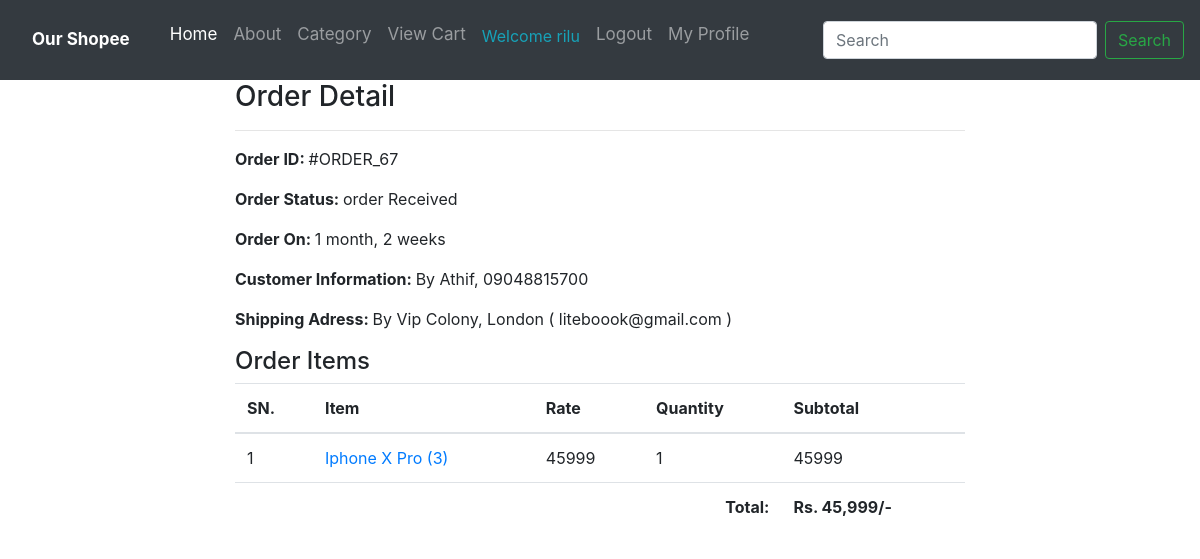
Screenshot of /profile/order-67/ (signed in) with the database file from the repository.
### Core/models.py (models this page shows, shortened)
class Order(models.Model):
    cart = models.ForeignKey(Cart, on_delete=models.CASCADE)
    ordered_by = models.CharField(max_length=200)
    shipping_address = models.CharField(max_length=200)
    mobile = models.CharField(max_length=200)
    email = models.EmailField(null=True, blank=True)
    subtotal = models.PositiveIntegerField()
    discount = models.PositiveIntegerField()
    total = models.PositiveIntegerField()
    order_status = models.CharField(max_length=50, choices=ORDER_STATUS)
    created_at = models.DateTimeField(auto_now_add=True)
    payment_method = models.CharField(max_length=20, choices=METHOD, default="Khalti")
    payment_completed = models.BooleanField(default=False, null=True, blank=True)

class CartProduct(models.Model):
    cart = models.ForeignKey(Cart, on_delete=models.CASCADE)
    product = models.ForeignKey(Product, on_delete=models.CASCADE)
    rate = models.PositiveIntegerField()
    quantity = models.PositiveIntegerField()
    subtotal = models.PositiveIntegerField()

class Product(models.Model):
    title = models.CharField(max_length=200)
    slug = models.SlugField(unique=True)
    category = models.ForeignKey(Category, on_delete=models.CASCADE)
    image = models.ImageField(upload_to='products')
    marked_price = models.PositiveIntegerField()
    selling_price = models.PositiveIntegerField()
    description = models.TextField()
    warranty = models.CharField(max_length=200, null=True, blank=True)
    return_Policy = models.CharField(max_length=200, null=True, blank=True)
    view_count = models.PositiveIntegerField(default=0)

### Core/views.py (the view)
# urls.py: path('profile/order-<int:pk>/', CustomerOrderDetailView.as_view(), name='customerorderdetail'),
class CustomerOrderDetailView(DetailView):
    template_name = 'customerorderdeatil.html'
    model = Order
    context_object_name = 'ord_obj'
    def dispatch(self, request, *args, **kwargs):
        if request.user.is_authenticated and Customer.objects.filter(user=request.user).exists():
            order_id = self.kwargs['pk']
            order = Order.objects.get(id=order_id)
            if request.user.customer != order.cart.customer:
                return redirect("Core:customerprofile")
        else:
            return redirect("/login/?next=/profile/")
        return super().dispatch(request, *args, **kwargs)

### templates/customerorderdeatil.html (shortened to what this page needs)
{% extends 'base.html' %}
{% load humanize %}
{% block content %}
<div class="container">
    <div class="row">
        <div class="col-md-8 mx-auto">
            <h3>Order Detail</h3><hr>
            <p><span class="font-weight-bold">Order ID: </span> #ORDER_{{ord_obj.id}}</p>
            <p><span class="font-weight-bold">Order Status: </span>{{ord_obj.order_status}}</p>
            <p><span class="font-weight-bold">Order On: </span>{{ord_obj.created_at|timesince}}</p>
            <p><span class="font-weight-bold">Customer Information: </span>By {{ord_obj.ordered_by}}, {{ord_obj.mobile}}</p>
            <p><span class="font-weight-bold">Shipping Adress: </span>By {{ord_obj.shipping_address}} ( {{ord_obj.email}} )</p>
            <h4>Order Items</h4>
            <table class="table">
                <thead>
                    <tr>
                        <th>SN.</th>
                        <th>Item</th>
                        <th>Rate</th>
                        <th>Quantity</th>
                        <th>Subtotal</th>
                    </tr>
                </thead>
                <tbody>
                    {% for cp in ord_obj.cart.cartproduct_set.all %}
                    <tr>
                        <td>{{forloop.counter}}</td>
                        <td><a target="blank" href="{% url 'Core:product' cp.product.slug %}">{{cp.product.title}} ({{cp.product.id}})</a></td>
                        <td>{{cp.rate}}</td>
                        <td>{{cp.quantity}}</td>
                        <td>{{cp.subtotal}}</td>
                    </tr>
                    {% endfor %}
                    <tr>
                        <th colspan="4" class="text-right">Total: </th>
                        <th>Rs. {{ord_obj.total|intcomma}}/-</th>
                    </tr>
                </tbody>
            </table>
        </div>
    </div>
</div>
{% endblock %}

### templates/base.html (shortened to what this page needs)
<!DOCTYPE html>
<html lang="en">
<head>
  <link rel="stylesheet" href="https://cdn.jsdelivr.net/npm/bootstrap@4.5.3/dist/css/bootstrap.min.css">
</head>
<body>
    <nav class="navbar navbar-expand-lg navbar-dark bg-dark" >
        <a class="navbar-brand" href="{% url 'Core:home' %}"><strong>Our Shopee</strong></a>
        <div class="collapse navbar-collapse" id="navbarSupportedContent">
          <ul class="navbar-nav mr-auto">
            <li class="nav-item active">
              <a class="nav-link" href="{% url 'Core:home' %}">Home <span class="sr-only">(current)</span></a>
            </li>
            <li class="nav-item">
              <a class="nav-link" href="{% url 'Core:about' %}">About</a>
            </li>
            <li class="nav-item">
                <a class="nav-link" href="{% url 'Core:category' %}">Category</a>
              </li>
              <li class="nav-item">
                <a class="nav-link" href="{% url 'Core:mycart' %}">View Cart</a>
              </li>
              <li class="nav-item">
                <p class="nav-link text-info mt-2">
                  {% if request.user.customer %}
                  Welcome {{ request.user.username }}
                  <li class="nav-item">
                    <a class="nav-link" href="{% url 'Core:customerlogout' %}">Logout</a>
                  </li>
                  <li class="nav-item ">
                    <a class="nav-link" href="{% url 'Core:customerprofile' %}">My Profile</a>
                  </li>
              {% endif %}
          </ul>
          <form action="{% url 'Core:search' %}" class="form-inline my-2 my-lg-0" method="GET">
            <input class="form-control mr-sm-2" name="keyword" type="search" placeholder="Search" aria-label="Search">
            <button class="btn btn-outline-success my-2 my-sm-0" type="submit">Search</button>
          </form>
        </div>
      </nav>
    {% block content %}
    {% endblock %}
</body>
</html>

### templates/base.html (style rules this page uses)
.navbar { overflow: hidden; background-color: #333; top: 0; width: 100%; }
.navbar a { float: left; display: block; color: #f2f2f2; text-align: center; padding: 14px 16px; text-decoration: none; font-size: 17px; }

### rows the page displays
Order: id "67", order_status "order Received", created_at "1 month, 2 weeks", ordered_by "Athif", mobile "09048815700", shipping_address "Vip Colony, London", email "liteboook@gmail.com", total "45,999"
CartProduct: product "Iphone X Pro", product.id "3", rate "45999", quantity "1", subtotal "45999"

### other values shown
{{ request.user.username }} "rilu"
